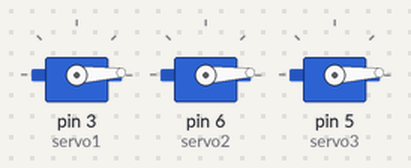
Simulated run of this sketch. Board: Arduino Uno, built with avr-gcc and run on an emulated ATmega328P. Parts: 3 × servo.

Above: at 0.05 s.
At 0.7 s:
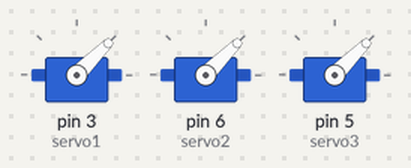
At 1.35 s:
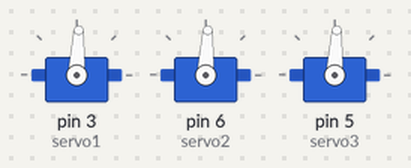
At 2.65 s:
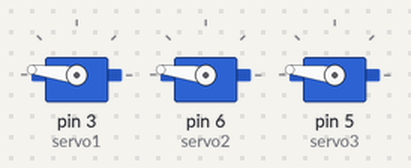
At 3.95 s:
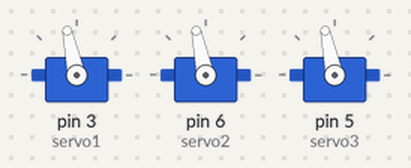
At 5.25 s:
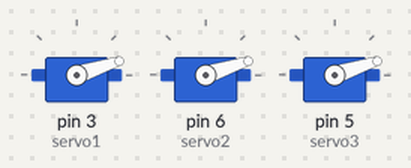
Timing chart, 0 to 7.2 s (numbered marks = the images above):
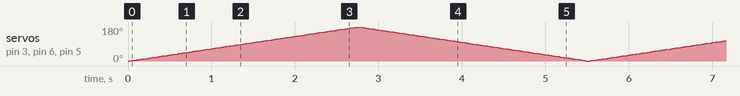

The sketch:

servoPrueba.ino
```cpp
#include <Servo.h>

Servo servo1;  // crea el objeto servo
Servo servo2;
Servo servo3;

int pos = 0;    // posicion del servo

void setup() {
  servo1.attach(3);  // vincula el servo al pin digital 9
  servo2.attach(6);  // vincula el servo al pin digital 10
  servo3.attach(5);  // vincula el servo al pin digital 11
}

void loop() {
  //varia la posicion de 0 a 180, con esperas de 15ms
  for (pos = 0; pos <= 180; pos += 1)
  {
    servo1.write(pos);
    servo2.write(pos);
    servo3.write(pos);
    delay(15);
  }

  //varia la posicion de 180 a 0, con esperas de 15ms
  for (pos = 180; pos >= 0; pos -= 1)
  {
    servo1.write(pos);
    servo2.write(pos);
    servo3.write(pos);
    delay(15);
  }
}
```
